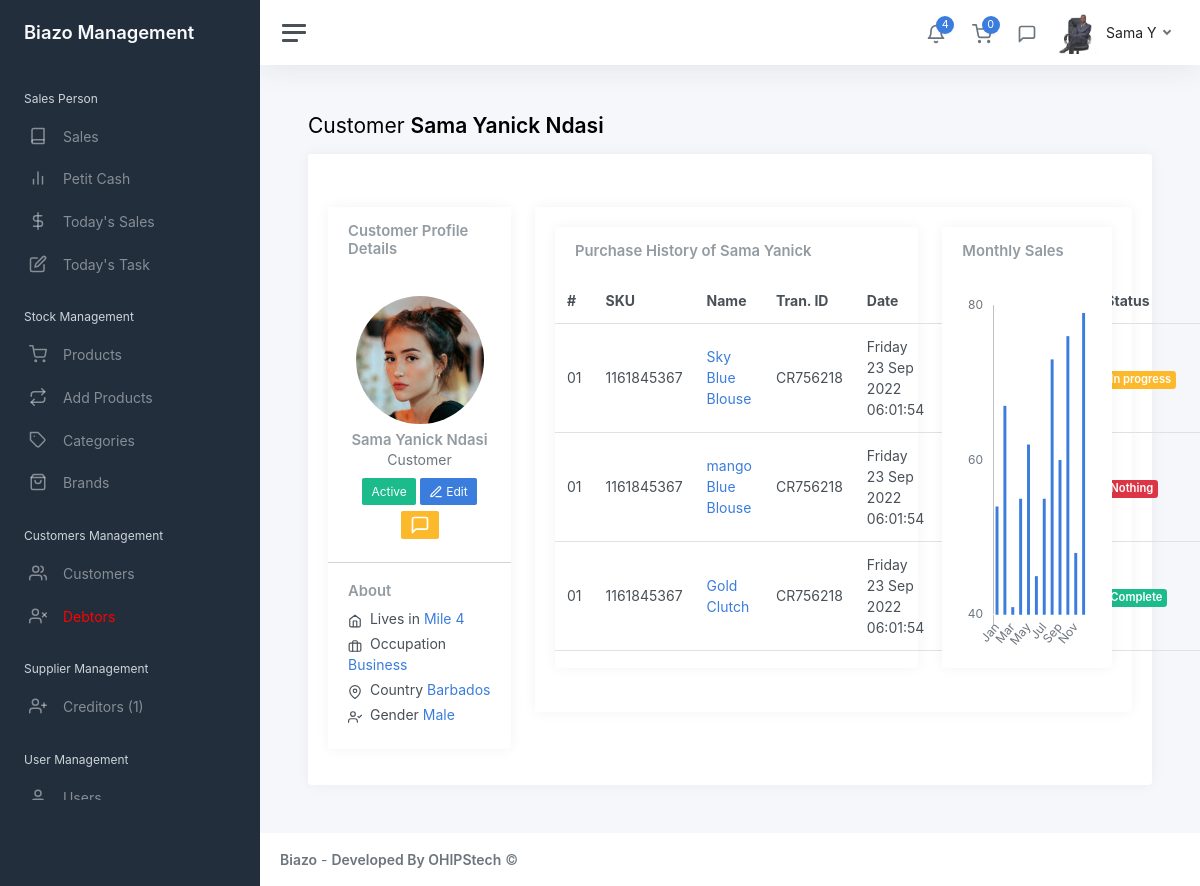
Screenshot of /admin/view_customer.php?id=10 (signed in) with the database file from the repository.
### tables this page shows
CREATE TABLE `users` (
  `id` int(11) NOT NULL,
  `member_name` varchar(255) NOT NULL,
  `position` varchar(255) NOT NULL,
  `dob` date NOT NULL,
  `country` varchar(255) NOT NULL,
  `gender` varchar(255) NOT NULL,
  `address` varchar(255) NOT NULL,
  `hobbies` varchar(255) NOT NULL,
  `id_no` varchar(255) NOT NULL,
  `start_date` varchar(255) NOT NULL,
  `code` varchar(20) NOT NULL,
  `phone` varchar(20) NOT NULL,
  `image` mediumblob NOT NULL,
  `employee_id` mediumblob NOT NULL,
  `employee_application` varchar(255) NOT NULL,
  `surety_name` varchar(255) NOT NULL,
  `surety_occupation` varchar(255) NOT NULL,
  `surety_phone` varchar(50) NOT NULL,
  `surety_id` varchar(255) NOT NULL,
  `surety_relationship` varchar(50) NOT NULL,
  `surety_address` varchar(50) NOT NULL,
  `surety_agreement` varchar(50) NOT NULL,
  `username` varchar(100) NOT NULL,
  `password` varchar(255) NOT NULL,
  `other` varchar(255) NOT NULL,
  `isUser` int(255) NOT NULL
);

CREATE TABLE `customers` (
  `id` int(11) NOT NULL,
  `c_name` varchar(255) NOT NULL,
  `c_dob` varchar(255) NOT NULL,
  `c_country` varchar(255) NOT NULL,
  `c_gender` varchar(255) NOT NULL,
  `c_address` varchar(255) NOT NULL,
  `c_telephone` varchar(255) NOT NULL,
  `c_occupation` varchar(255) NOT NULL,
  `c_picture` mediumblob NOT NULL,
  `is_debtor` varchar(255) NOT NULL,
  `item_name` varchar(255) NOT NULL,
  `item_img` mediumblob NOT NULL,
  `date_taken` date NOT NULL,
  `amount_paid` varchar(255) NOT NULL,
  `balance` varchar(255) NOT NULL,
  `others` varchar(300) NOT NULL
);

### admin/view_customer.php (the view, shortened to what the rows shown need)
<?php
    include "includes/head.php";
    include "includes/sidebar.php";
    include 'database/config2.php';
    $c_id = $_GET['id'];
    $memquery = "SELECT * FROM customers WHERE id = $c_id";
    $memstmt = $conn->prepare($memquery);
    $memstmt->execute();
    $info = $memstmt->fetch(PDO::FETCH_ASSOC)
?>
<main class="content">
	<div class="container-fluid p-0">
		<h1 class="h3 mb-3">Customer <b><?php  echo $info['c_name'];?></b></h1>
		<div class="row">
			<div class="col-12">
				<div class="card">
					<div class="card-body">
                    <div class="row">
                        <div class="col-md-4 col-xl-3">
                            <div class="card mb-3">
                                <div class="card-body text-center">
                                    <img src="img/avatars/avatar-4.jpg" alt="<?php  echo $info['c_name'];?>" class="img-fluid rounded-circle mb-2" width="128" height="128" />
                                    <h5 class="card-title mb-0"><?php  echo $info['c_name'];?></h5>
                                    <div class="text-muted mb-2">Customer</div>
                                    <div>
                                        <a class="btn btn-success btn-sm" href="#">Active</a>
                                        <a class="btn btn-primary btn-sm" href="edit-customer.php"><span data-feather="edit-3"></span> Edit</a>
                                        <a class="nav-icon dropdown-toggle" href="#" id="messagesDropdown" data-bs-toggle="dropdown">
                                        </a>
                                    </div>
                                </div>
                                <div class="card-body">
                                    <ul class="list-unstyled mb-0">
                                        <li class="mb-1"><span data-feather="home" class="feather-sm me-1"></span> Lives in <a href="#"><?php  echo $info['c_address'];?></a></li>
                                        <li class="mb-1"><span data-feather="briefcase" class="feather-sm me-1"></span> Occupation <a href="#"><?php  echo $info['c_occupation'];?></a></li>
                                        <li class="mb-1"><span data-feather="map-pin" class="feather-sm me-1"></span> Country <a href="#"><?php  echo $info['c_country'];?></a></li>
                                        <li class="mb-1"><span data-feather="user-check" class="feather-sm me-1"></span> Gender <a href="#"><?php  echo $info['c_gender'];?></a></li>
                                    </ul>
                                </div>
                            </div>
                        </div>
                        <div class="col-md-8 col-xl-9">
                            <div class="card">
                                <div class="card-body h-100">
                                    <div class="row">
                                        <div class="col-12 col-lg-8 col-xxl-9 d-flex">
                                            <div class="card flex-fill">
                                                <table class="table table-hover my-0">
                                                    <thead>
                                                        <tr>
                                                            <th>#</th>
                                                            <th>SKU</th>
                                                            <th>Name</th>
                                                            <th class="d-none d-xl-table-cell">Tran. ID</th>
                                                            <th class="d-none d-xl-table-cell">Date</th>
                                                            <th class="d-none d-xl-table-cell">Amount</th>
                                                            <th>Balance</th>
                                                            <th class="d-none d-md-table-cell">Status</th>
                                                            <th class="d-none d-md-table-cell">Tracking</th>
                                                        </tr>
                                                    </thead>
                                                </table>
                                            </div>
                                        </div>
                                    </div>
                                </div>
                            </div>
                        </div>
                    </div>
					</div>
				</div>
			</div>
		</div>
	</div>
</main>
<?php
	include "includes/footer.php";
?>

### admin/includes/sidebar.php (shortened to what the rows shown need)
<?php
include 'database/config.php';
$user = $_SESSION['username'];
$query = "SELECT * from users WHERE username = '$user' LIMIT 1";
$result = mysqli_query($conn, $query);
$row = mysqli_fetch_assoc($result);
?>
<div class="wrapper">
		<div class="main">
			<nav class="navbar navbar-expand navbar-light navbar-bg">
				<div class="navbar-collapse collapse">
					<ul class="navbar-nav navbar-align">
						<li class="nav-item dropdown">
							<a class="nav-link dropdown-toggle d-none d-sm-inline-block" href="#" data-bs-toggle="dropdown">
								<img src="img/employee/<?php echo $row['image']?>" class="avatar img-fluid rounded me-1" alt="Charles Hall" /> <span class="text-dark"><?php echo $row['member_name']?></span>
							</a>
						</li>
					</ul>
				</div>
			</nav>

### rows the page displays
users: image (picture), member_name "Sama Y"
customers: c_name "Sama Yanick Ndasi", c_address "Mile 4", c_occupation "Business", c_country "Barbados", c_gender "Male"

### other values shown
$aacount "1"
$carcount "0"
